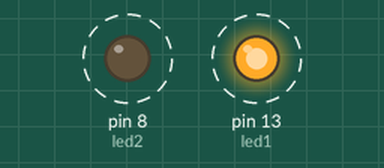
This sketch was run on a simulated Arduino Uno, built with avr-gcc and run on an emulated ATmega328P. On the bench: output pins drawn as LEDs (lit = HIGH). Dashed ring = blinking.

Above: at 0.1 s.
Timing chart, 0 to 3.0 s (numbered marks = the images above):
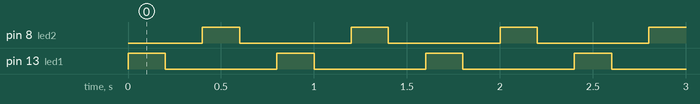

The sketch:

alternate.ino
```cpp
# define led1 13
#define led2 8

void setup() {
  pinMode(led1, OUTPUT);
  pinMode(led2, OUTPUT);
}

void loop() {
  digitalWrite(led1, HIGH);
  delay(200);
  digitalWrite(led1, LOW);
  delay(200);
  digitalWrite(led2, HIGH);
  delay(200);
  digitalWrite(led2, LOW);
  delay(200);
}
```

Measured:
- by itself, pin 8 (led2), pin 13 (led1): alternates HIGH for 0.20 s and LOW for 0.60 s
- by itself, everything shown: repeats every 0.80 s, in 4 steps
